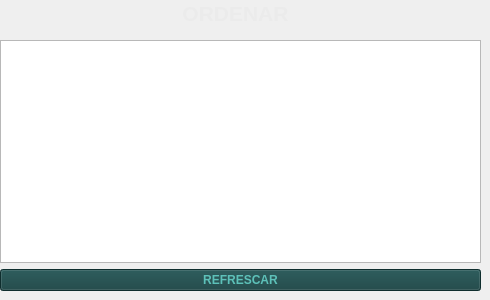
           <widget class="QWidget" name="tab_21">
            <attribute name="icon">
             <iconset>
              <normaloff>assets/SpotyUI/Ordenar.png</normaloff>assets/SpotyUI/Ordenar.png</iconset>
            </attribute>
            <attribute name="title">
             <string/>
            </attribute>
            <widget class="QWidget" name="layoutWidget_31">
             <property name="geometry">
              <rect>
               <x>0</x>
               <y>0</y>
               <width>471</width>
               <height>27</height>
              </rect>
             </property>
             <layout class="QHBoxLayout" name="horizontalLayout_19">
              <item>
               <spacer name="horizontalSpacer_41">
                <property name="orientation">
                 <enum>Qt::Horizontal</enum>
                </property>
                <property name="sizeHint" stdset="0">
                 <size>
                  <width>40</width>
                  <height>20</height>
                 </size>
                </property>
               </spacer>
              </item>
              <item>
               <widget class="QLabel" name="label_39">
                <property name="font">
                 <font>
                  <pointsize>16</pointsize>
                  <weight>75</weight>
                  <bold>true</bold>
                 </font>
                </property>
                <property name="styleSheet">
                 <string notr="true">color: rgb(235, 235, 235);</string>
                </property>
                <property name="text">
                 <string>ORDENAR</string>
                </property>
                <property name="alignment">
                 <set>Qt::AlignCenter</set>
                </property>
               </widget>
              </item>
              <item>
               <spacer name="horizontalSpacer_42">
                <property name="orientation">
                 <enum>Qt::Horizontal</enum>
                </property>
                <property name="sizeHint" stdset="0">
                 <size>
                  <width>40</width>
                  <height>20</height>
                 </size>
                </property>
               </spacer>
              </item>
             </layout>
            </widget>
            <widget class="QWidget" name="layoutWidget_32">
             <property name="geometry">
              <rect>
               <x>0</x>
               <y>40</y>
               <width>481</width>
               <height>251</height>
              </rect>
             </property>
             <layout class="QVBoxLayout" name="verticalLayout_16">
              <item>
               <widget class="QTableView" name="SortTable_4">
                <property name="font">
                 <font>
                  <weight>75</weight>
                  <bold>true</bold>
                 </font>
                </property>
                <property name="styleSheet">
                 <string notr="true">background-color: rgb(93, 193, 185);
border-color: rgb(0, 0, 0);
selection-background-color: rgb(21, 65, 65);
color: rgb(11, 31, 31);
border-top-color: rgb(11, 31, 31);
gridline-color: rgb(11, 31, 31);
selection-color: rgb(187, 191, 179);
QHeaderView::section { 
			background-color: #0b1f1f 
	}</string>
                </property>
                <attribute name="horizontalHeaderDefaultSectionSize">
                 <number>119</number>
                </attribute>
               </widget>
              </item>
              <item>
               <widget class="QPushButton" name="SortRefresh_4">
                <property name="font">
                 <font>
                  <pointsize>9</pointsize>
                  <weight>75</weight>
                  <bold>true</bold>
                 </font>
                </property>
                <property name="styleSheet">
                 <string notr="true">color: rgb(93, 193, 185);
background-color: #154141;</string>
                </property>
                <property name="text">
                 <string>REFRESCAR</string>
                </property>
               </widget>
              </item>
             </layout>
            </widget>
           </widget>
